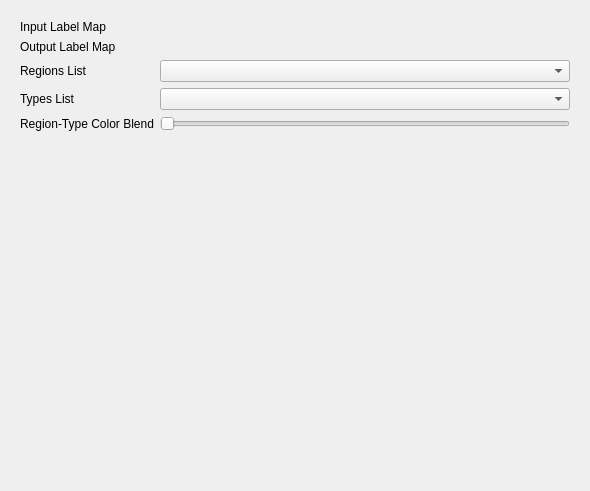
<?xml version="1.0" encoding="UTF-8"?>
<ui version="4.0">
  <class>qSlicerRegionTypeModuleWidget</class>
  <widget class="qSlicerWidget" name="qSlicerRegionTypeModuleWidget">
    <property name="geometry">
      <rect>
        <x>0</x>
        <y>0</y>
        <width>590</width>
        <height>491</height>
      </rect>
    </property>
    <property name="windowTitle">
      <string>Form</string>
    </property>
    <layout class="QVBoxLayout" name="verticalLayout">
      <item>
        <widget class="ctkCollapsibleButton" name="CTKCollapsibleButton" native="true">
          <property name="text" stdset="0">
            <string>Parameters</string>
          </property>
          <layout class="QFormLayout" name="formLayout">
            <property name="fieldGrowthPolicy">
              <enum>QFormLayout::AllNonFixedFieldsGrow</enum>
            </property>
            <item row="0" column="0">
              <widget class="QLabel" name="label">
                <property name="maximumSize">
                  <size>
                    <width>120</width>
                    <height>27</height>
                  </size>
                </property>
                <property name="text">
                  <string>Input Label Map </string>
                </property>
              </widget>
            </item>
            <item row="0" column="1">
              <widget class="qMRMLNodeComboBox" name="InputVolumeComboBox" native="true">
                <property name="maximumSize">
                  <size>
                    <width>300</width>
                    <height>27</height>
                  </size>
                </property>
                <property name="nodeTypes" stdset="0">
                  <stringlist>
                    <string>vtkMRMLLabelMapVolumeNode</string>
                  </stringlist>
                </property>
                <property name="addEnabled" stdset="0">
                  <bool>false</bool>
                </property>
                <property name="renameEnabled" stdset="0">
                  <bool>true</bool>
                </property>
              </widget>
            </item>
            <item row="1" column="0">
              <widget class="QLabel" name="outputLabel">
                <property name="maximumSize">
                  <size>
                    <width>120</width>
                    <height>27</height>
                  </size>
                </property>
                <property name="text">
                  <string>Output Label Map </string>
                </property>
              </widget>
            </item>
            <item row="1" column="1">
              <widget class="qMRMLNodeComboBox" name="OutputVolumeComboBox" native="true">
                <property name="maximumSize">
                  <size>
                    <width>300</width>
                    <height>27</height>
                  </size>
                </property>
                <property name="nodeTypes" stdset="0">
                  <stringlist>
                    <string>vtkMRMLRegionTypeNode</string>
                  </stringlist>
                </property>
                <property name="addEnabled" stdset="0">
                  <bool>true</bool>
                </property>
                <property name="renameEnabled" stdset="0">
                  <bool>true</bool>
                </property>
              </widget>
            </item>
            <item row="2" column="0">
              <widget class="QLabel" name="label_2">
                <property name="text">
                  <string>Regions List</string>
                </property>
              </widget>
            </item>
            <item row="2" column="1">
              <widget class="QComboBox" name="RegionLabelsComboBox">
                <property name="maxVisibleItems">
                  <number>20</number>
                </property>
              </widget>
            </item>
            <item row="3" column="0">
              <widget class="QLabel" name="label_3">
                <property name="text">
                  <string>Types List</string>
                </property>
              </widget>
            </item>
            <item row="3" column="1">
              <widget class="QComboBox" name="TypeLabelsComboBox"/>
            </item>
            <item row="5" column="0">
              <widget class="QLabel" name="regionColorLabel">
                <property name="text">
                  <string>Region-Type Color Blend</string>
                </property>
              </widget>
            </item>
            <item row="5" column="1">
              <widget class="QSlider" name="RegionTypeSlider">
                <property name="maximum">
                  <number>100</number>
                </property>
                <property name="orientation">
                  <enum>Qt::Horizontal</enum>
                </property>
              </widget>
            </item>
          </layout>
        </widget>
      </item>
      <item>
        <widget class="ctkCollapsibleButton" name="CollapsibleButton" native="true">
          <property name="maximumSize">
            <size>
              <width>16777215</width>
              <height>500</height>
            </size>
          </property>
          <property name="text" stdset="0">
            <string>Volume Information</string>
          </property>
          <property name="checked" stdset="0">
            <bool>false</bool>
          </property>
          <property name="collapsed" stdset="0">
            <bool>true</bool>
          </property>
          <layout class="QVBoxLayout" name="verticalLayout_2">
            <item>
              <widget class="qMRMLVolumeInfoWidget" name="MRMLVolumeInfoWidget" native="true">
                <property name="labelMapEditable" stdset="0">
                  <bool>false</bool>
                </property>
              </widget>
            </item>
          </layout>
        </widget>
      </item>
      <item>
        <spacer name="verticalSpacer">
          <property name="orientation">
            <enum>Qt::Vertical</enum>
          </property>
          <property name="sizeType">
            <enum>QSizePolicy::Expanding</enum>
          </property>
          <property name="sizeHint" stdset="0">
            <size>
              <width>20</width>
              <height>50</height>
            </size>
          </property>
        </spacer>
      </item>
    </layout>
  </widget>
  <customwidgets>
    <customwidget>
      <class>qMRMLNodeComboBox</class>
      <extends>QWidget</extends>
      <header>qMRMLNodeComboBox.h</header>
      <container>1</container>
    </customwidget>
    <customwidget>
      <class>qMRMLWidget</class>
      <extends>QWidget</extends>
      <header>qMRMLWidget.h</header>
      <container>1</container>
    </customwidget>
    <customwidget>
      <class>qSlicerWidget</class>
      <extends>QWidget</extends>
      <header>qSlicerWidget.h</header>
      <container>1</container>
    </customwidget>
    <customwidget>
      <class>ctkCollapsibleButton</class>
      <extends>QWidget</extends>
      <header>ctkCollapsibleButton.h</header>
      <container>1</container>
    </customwidget>
    <customwidget>
      <class>qMRMLVolumeInfoWidget</class>
      <extends>qMRMLWidget</extends>
      <header>qMRMLVolumeInfoWidget.h</header>
      <container>1</container>
    </customwidget>
  </customwidgets>
  <resources/>
  <connections>
    <connection>
      <sender>qSlicerRegionTypeModuleWidget</sender>
      <signal>mrmlSceneChanged(vtkMRMLScene*)</signal>
      <receiver>InputVolumeComboBox</receiver>
      <slot>setMRMLScene(vtkMRMLScene*)</slot>
      <hints>
        <hint type="sourcelabel">
          <x>262</x>
          <y>159</y>
        </hint>
        <hint type="destinationlabel">
          <x>331</x>
          <y>59</y>
        </hint>
      </hints>
    </connection>
    <connection>
      <sender>qSlicerRegionTypeModuleWidget</sender>
      <signal>mrmlSceneChanged(vtkMRMLScene*)</signal>
      <receiver>OutputVolumeComboBox</receiver>
      <slot>setMRMLScene(vtkMRMLScene*)</slot>
      <hints>
        <hint type="sourcelabel">
          <x>262</x>
          <y>159</y>
        </hint>
        <hint type="destinationlabel">
          <x>331</x>
          <y>59</y>
        </hint>
      </hints>
    </connection>
    <connection>
      <sender>qSlicerRegionTypeModuleWidget</sender>
      <signal>mrmlSceneChanged(vtkMRMLScene*)</signal>
      <receiver>MRMLVolumeInfoWidget</receiver>
      <slot>setMRMLScene(vtkMRMLScene*)</slot>
      <hints>
        <hint type="sourcelabel">
          <x>185</x>
          <y>150</y>
        </hint>
        <hint type="destinationlabel">
          <x>194</x>
          <y>190</y>
        </hint>
      </hints>
    </connection>
    <connection>
      <sender>InputVolumeComboBox</sender>
      <signal>currentNodeChanged(vtkMRMLNode*)</signal>
      <receiver>MRMLVolumeInfoWidget</receiver>
      <slot>setVolumeNode(vtkMRMLNode*)</slot>
      <hints>
        <hint type="sourcelabel">
          <x>345</x>
          <y>59</y>
        </hint>
        <hint type="destinationlabel">
          <x>194</x>
          <y>190</y>
        </hint>
      </hints>
    </connection>
  </connections>
</ui>
